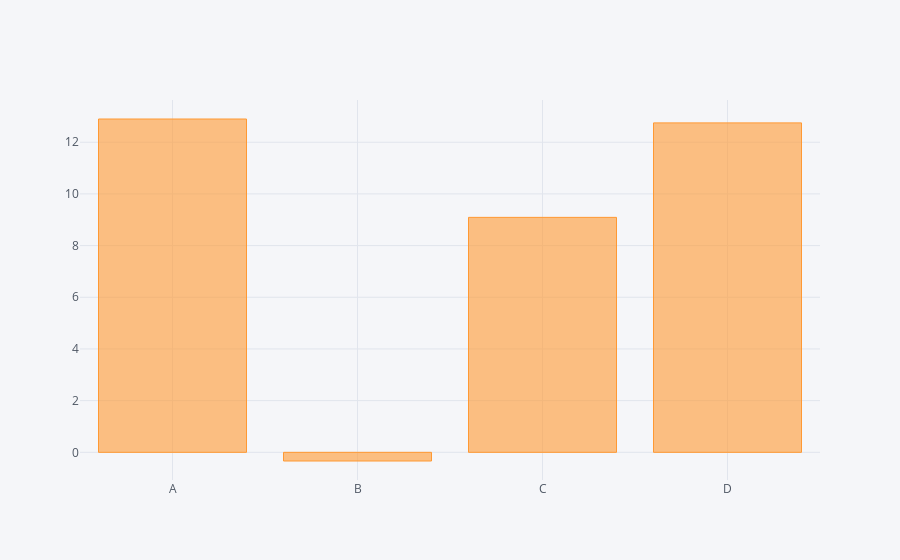

Source (notebook cell):
### Code cell
df.sum().iplot(kind='bar')

### Figure 1 — Plotly figure (JSON) as saved in the notebook; plotly's stock layout.template omitted (floating-point values rounded to 4 significant figures)
{"data": [{"marker": {"color": "rgba(255, 153, 51, 0.6)", "line": {"color": "rgba(255, 153, 51, 1.0)", "width": 1}}, "name": "None", "orientation": "v", "text": "", "type": "bar", "uid": "47b973b4-e868-4a1b-9a17-931c932f7cdf", "x": ["A", "B", "C", "D"], "y": [12.9, -0.3355, 9.092, 12.75]}], "layout": {"legend": {"bgcolor": "#F5F6F9", "font": {"color": "#4D5663"}}, "paper_bgcolor": "#F5F6F9", "plot_bgcolor": "#F5F6F9", "title": {"font": {"color": "#4D5663"}}, "xaxis": {"gridcolor": "#E1E5ED", "showgrid": true, "tickfont": {"color": "#4D5663"}, "title": {"font": {"color": "#4D5663"}, "text": ""}, "zerolinecolor": "#E1E5ED"}, "yaxis": {"gridcolor": "#E1E5ED", "showgrid": true, "tickfont": {"color": "#4D5663"}, "title": {"font": {"color": "#4D5663"}, "text": ""}, "zerolinecolor": "#E1E5ED"}}}
